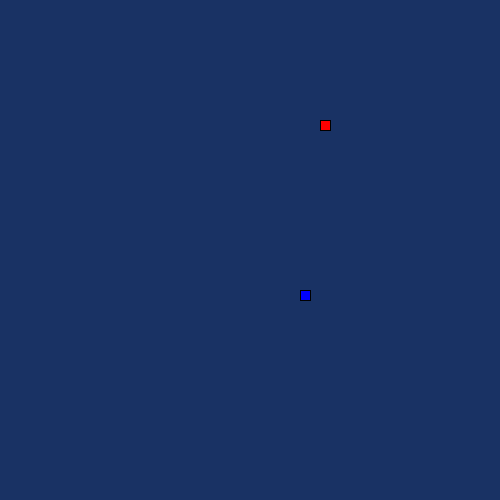
Frame 1 (no input)
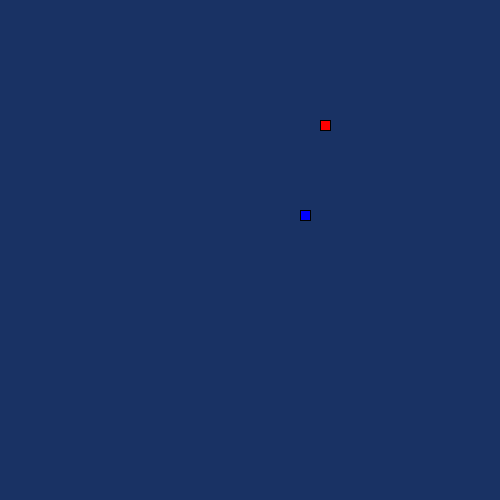
Frame 60 (the mouse pressed at the canvas centre just before this capture)
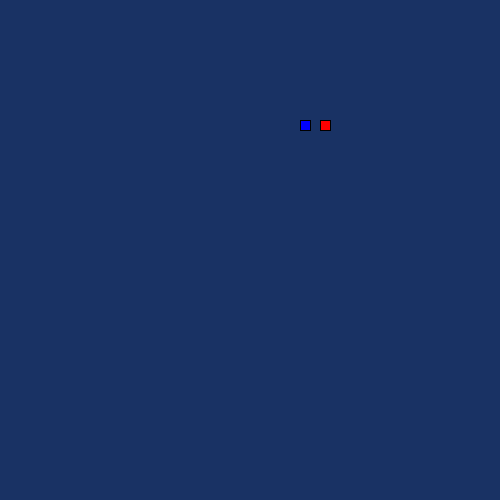
Frame 120 (the mouse held since frame 60 and released just before this capture)

The Processing sketch that drew these frames (run headless with seeded random() and noise(); from frame 60 on, the mouse is pressed at the canvas centre):

// Processing sketch: SnakeGame
// ── SnakeGame.pde

    /*
     * Game variables
     * 
     * Put all the game variables here.
     */
       Segment head;
      int foodX;
      int foodY;
      ArrayList<Segment> tails = new ArrayList<Segment>();
      
    class Segment {
    int x;
    int y;
    Segment(int x, int y){
      this.x=x;
      this.y=y;
    }
    
}
  int direction = UP;
  int food = 0;
    /*
     * Setup methods
     * 
     * These methods are called at the start of the game.
     */

    public void setup() {
         size(500,500);
      head = new Segment(300,300);
        frameRate(20);
        dropFood();
    }

    void dropFood() {
        // Set the food in a new random location
      foodX = ((int)random(50)*10);
      foodY = ((int)random(50)*10);
    }

    /*
     * Draw Methods
     * 
     * These methods are used to draw the snake and its food
     */

    @Override
    public void draw() {
        background(25,50,100);
        drawFood();
        move();
        drawSnake();
        eat();
        drawTail();
        
    }

    void drawFood() {
        // Draw the food
 
        fill(255,0,0);
        rect(foodX,foodY,10,10);
    }

    void drawSnake() {
        // Draw the head of the snake followed by its tail
      fill(0,0,255);
      rect(head.x,head.y,10,10);
      manageTail();
    }

    void drawTail() {
        // Draw each segment of the tail
        for(int i = 0; i < tails.size(); i++){
         fill(0,255,0);
          Segment j = tails.get(i);
          rect(j.x,j.y,10,10);
      
        }
    }

    /*
     * Tail Management methods
     * 
     * These methods make sure the tail is the correct length.
     */

    void manageTail() {
        // After drawing the tail, add a new segment at the "start" of the tail and
        // remove the one at the "end"
        // This produces the illusion of the snake tail moving.
         checkTailCollision();
         drawTail();
         Segment piece = new Segment(head.x,head.y);
           tails.add(piece);
           tails.remove(0);
    }

    void checkTailCollision() {
        // If the snake crosses its own tail, shrink the tail back to one segment
        for(int i = 0; i < tails.size(); i++){
           Segment j = tails.get(i);
           if(j.x==head.x && j.y==head.y){
             food = 1;
             tails = new ArrayList<Segment>();
             for(int k = 0; k < tails.size(); k++){
           Segment m = tails.get(k);
           m.x = head.x;
           m.y = head.y;
           
         }
           }
        }
    }

    /*
     * Control methods
     * 
     * These methods are used to change what is happening to the snake
     */

    @Override
    public void keyPressed() {
        // Set the direction of the snake according to the arrow keys pressed
        if (key == CODED) {
          if(keyCode == UP && direction!=DOWN) {
             direction=UP;
          }
        }
        if(key == CODED) {
         if(keyCode == LEFT && direction!=RIGHT){
           direction=LEFT;
         }
        }
        if(key == CODED) {
         if(keyCode == RIGHT && direction!=LEFT){
           direction=RIGHT;
         }
        }
        if(key == CODED) {
         if(keyCode == DOWN && direction!=UP){
           direction=DOWN;
         }
        }
    }

    void move() {
        // Change the location of the Snake head based on the direction it is moving.

        
        if (direction == UP) {
            // Move head up
            head.y-=10;
        } else if (direction == DOWN) {
            // Move head down
            head.y+=10;
        } else if (direction == LEFT) {
            head.x-=10;
        } else if (direction == RIGHT) {
            head.x+=10;
        }
        checkBoundaries();
    }

    void checkBoundaries() {
        // If the snake leaves the frame, make it reappear on the other side
        if(head.y<0){
          head.y=500;
        }
        if(head.x<0){
         head.x=500; 
        }
        if(head.y>500){
          head.y=0;
        }
        if(head.x>500){
         head.x=0; 
        }
    }
    void eat() {
        // When the snake eats the food, its tail should grow and more
        // food appear
        if(head.x==foodX&&head.y==foodY){
          food++;
          dropFood();
          Segment piece = new Segment(head.x, head.y);
          tails.add(piece);
        }
         
        }
    
